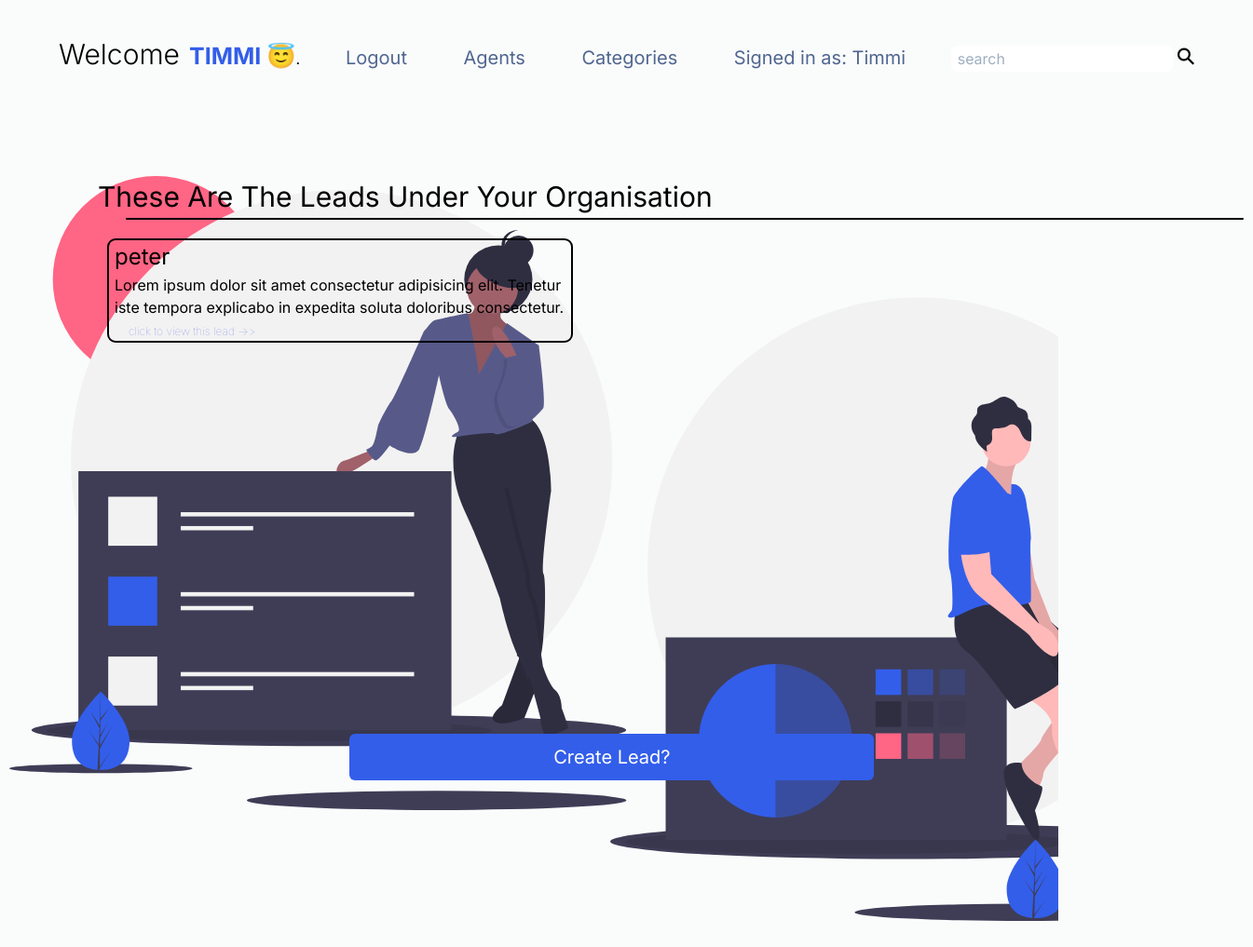
The app's page /lead-list (signed in) with its own data.
### CRMapp/models.py (models this page shows, shortened)
class User(AbstractUser):
    pass
    is_organisor = models.BooleanField(default=True)
    is_agent = models.BooleanField(default=False)

class Lead(models.Model):
    first_name = models.CharField(max_length=20)
    last_name = models.CharField(max_length=20)
    age = models.IntegerField(default=0)
    descripton = models.TextField(null=True, blank=True)
    agent = models.ForeignKey("Agent", on_delete=models.SET_NULL, null=True, blank=True)
    date_added = models.DateTimeField(auto_now_add=True)
    organisation = models.ForeignKey("Auto", on_delete=models.CASCADE)
    category = models.ForeignKey("Category", on_delete=models.SET_NULL, null=True, blank=True, related_name='leads')
    created_at = models.DateTimeField(default=datetime.now, blank=True, null=True)

### CRMapp/views.py (the view)
# urls.py: path('lead-list', views.Lead_list.as_view(), name='lead-list'),
class Lead_list(LoginRequiredMixin, generic.ListView):
    template_name = 'lead-list.html'
    context_object_name = "leads"
    def get_queryset(self):
        if self.request.user.is_organisor:
            queryset = Lead.objects.filter(organisation = self.request.user.auto, agent__isnull=False)
        else:
            queryset = Lead.objects.filter(agent = self.request.user.agent)
        return queryset
    def get_context_data(self, **kwargs):
        context = super(Lead_list, self).get_context_data(**kwargs)
        if self.request.user.is_organisor:
            queryset=Lead.objects.filter(organisation=self.request.user.auto, agent__isnull=True)
            context.update(
                {
                    'unassigned_leads':queryset,
                }
            )
        return context

### CRMapp/templates/lead-list.html (shortened to what this page needs)
<!DOCTYPE html>
<html lang="en">
<head>
    <link href="https://unpkg.com/tailwindcss@^1.0/dist/tailwind.min.css" rel="stylesheet">
    {% load static %}
    <link rel="stylesheet" href="{% static 'styles.css' %}">
</head>
<body>
    <nav>
        <h1 class="hello">Welcome</h1>
        <span>{{request.user.username}} &#128519;</span>.
        <div class="nav-contents">
            <ul>
               <li><a href="{% url 'logout' %}">Logout</a></li>
               {% if request.user.is_organisor %}
               <li><a  href="{% url 'agents:agent-list' %}">Agents</a></li>
               {% endif %}
               {% if request.user.is_organisor %}
               <li><a  href="{% url 'leads:category' %}">Categories</a></li>
               {% endif %}
               <li>Signed in as: <span style="text-transform: capitalize;">{{request.user.username}}</span></li>
            </ul>
        </div>
            <div class="search">
                <input type="search" placeholder=" search">
                <button><div class="search-icon">&#9906;</div></button>
            </div>
    </nav>
<div class="background-img">
    <div class="container">
        {% if request.user.is_organisor %}
        <p id="text-p">These are the Leads under your organisation</p>
        {% else %}
        <p id="text-p">These are the Leads for your management</p>
        {% endif %}
        <div class="lead">
                {% for lead in leads %}
                <p>
                    <a class="text-2xl">{{lead.first_name}}</a><br>
                    <a>
                        Lorem ipsum dolor sit amet consectetur adipisicing elit. Tenetur
                        iste tempora explicabo in expedita soluta doloribus consectetur.
                    </a><br>
                    <span class="text"><a href="{% url 'leads:lead-detail' lead.id %}">click to view this lead ->></a></span>
                </p>
                {% endfor %}
            </div>
        <div class="bottom">
            {% if request.user.is_organisor %}
            <a href="{% url 'leads:lead-create' %}"><button class="w-full text-black hover:bg-blue-500  px-3 py-2 rounded-md">Create Lead?</button></a>
            {% endif %}
        </div>
    </div>
</div>
</body>
</html>

### static/styles.css (style rules this page uses)
* { margin: 0; padding: 0; box-sizing: border-box; font-family: "Inter", sans-serif; }
body { font-family: "Inter", sans-serif; background: #fafbfb; background-size: cover; min-height: 100vh; margin: 10px; }
nav { display: flex; justify-content: space-between; flex-wrap: nowrap; padding: 2px 4%; align-items: baseline; }
nav > span { font-weight: 700; font-size: 25px; color: #335eea; text-transform:uppercase; margin-left: 10px; }
.hello { margin-top: 2%; font-weight: 300; font-size: 30px; }
.nav-contents { flex: 1; text-align: center; }
.nav-contents ul li { list-style: none; display: inline-block; padding: 12px 28px; margin-top: 19px; }
.nav-contents ul li { text-decoration: none; font-weight: 400; font-size: 20px; transform: 0.2s; color: #506690; }
.nav-contents ul a::after { content: ''; display: block; width: 0px; height: 3px; transition: 0.5s ease-in-out; margin: auto; background: #2b50c7; }
.search { box-sizing: border-box; }
.search input { padding: 2px; border-radius: 7px; }
.search button { color: black solid; border: none; transition: 0.2s ease-in-out; background-color: rgba(247, 252, 252, 0); }
.search-icon { transform: rotate(-45deg); font-size:25px; margin-top: 3px; }
.background-img { background: url(images/team.svg); background-size: cover; height: 90%; width: 85%; max-width: 100%; align-items: center; object-fit: contain; }
.container { margin: 95px; min-height: 100vh; }
#text-p { font-weight: 400; font-size: 30px; text-transform: capitalize; }
#text-p::after { content: ''; display: block; width: 1200px; height: 2px; margin-left: 30px; background: black; border-radius: 3px; }
.lead { margin-top: 20px; margin-right: 100px; display: flex; flex-wrap: wrap; align-items: flex-start; }
.lead p { border: 2px solid black; margin-bottom: 25px; margin-left: 10px; width:500px; height: auto; border-radius: 9px; padding-left: 6px; transition: 0.3s ease-in-out; }
.text { font-weight: 50; font-size: 12px; padding-left: 15px; color: rgb(124, 142, 230); }
.lead span { transition: 0.3s ease-in-out; }
.bottom { width: 50%; margin-left: 24%; }
.bottom button { transition: 0.3s ease-in-out; height: 50px; font-size: 20px; font-weight: 400; color: white; margin-top: 70%; background: #335eea; }

### records on screen
User: user.username "TIMMI", user.username "Timmi"
Lead: first_name "peter"
